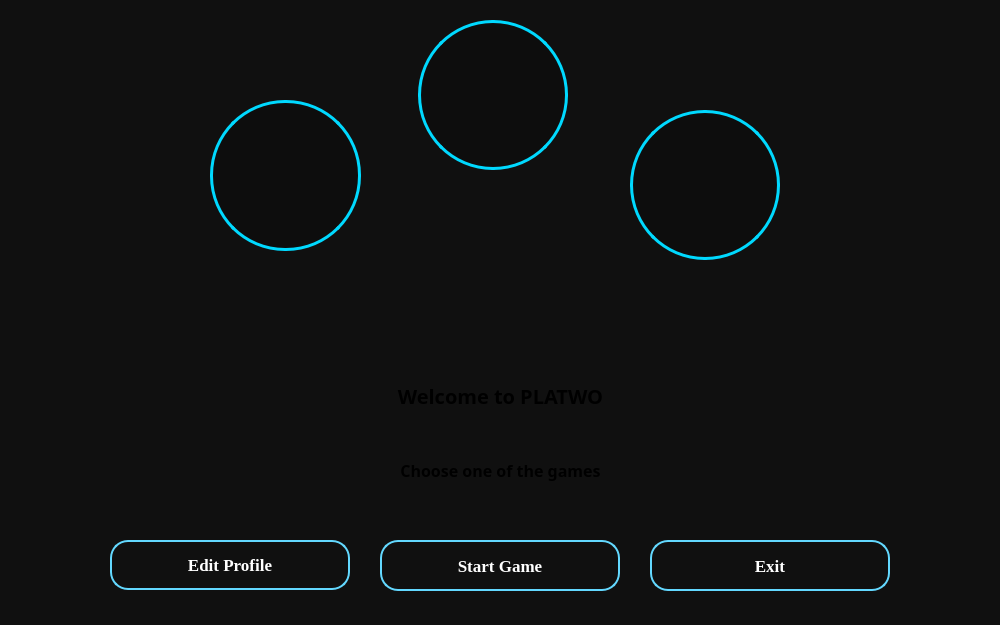
<?xml version="1.0" encoding="UTF-8"?>
<ui version="4.0">
 <class>MainWindow</class>
 <widget class="QWidget" name="MainWindow">
  <property name="geometry">
   <rect>
    <x>0</x>
    <y>0</y>
    <width>1000</width>
    <height>625</height>
   </rect>
  </property>
  <property name="minimumSize">
   <size>
    <width>1000</width>
    <height>625</height>
   </size>
  </property>
  <property name="maximumSize">
   <size>
    <width>1000</width>
    <height>625</height>
   </size>
  </property>
  <property name="windowTitle">
   <string>PLATWO</string>
  </property>
  <property name="styleSheet">
   <string notr="true">background-color:#101010;</string>
  </property>
  <widget class="QPushButton" name="boxesButton">
   <property name="geometry">
    <rect>
     <x>630</x>
     <y>110</y>
     <width>150</width>
     <height>150</height>
    </rect>
   </property>
   <property name="minimumSize">
    <size>
     <width>150</width>
     <height>150</height>
    </size>
   </property>
   <property name="maximumSize">
    <size>
     <width>140</width>
     <height>140</height>
    </size>
   </property>
   <property name="font">
    <font>
     <family>Times New Roman</family>
     <pointsize>13</pointsize>
     <bold>true</bold>
    </font>
   </property>
   <property name="styleSheet">
    <string notr="true">QPushButton{
    background-color:rgba(0,0,0,40);

    border:3px solid #00D9FF;

    border-radius:75px;

    padding:15px;
}

QPushButton:hover{
    border:5px solid #66FFFF;

    background-color:rgba(0,180,255,40);
}

QPushButton:pressed{
    background-color:rgba(0,255,255,70);

    padding:18px;
}</string>
   </property>
   <property name="text">
    <string/>
   </property>
  </widget>
  <widget class="QPushButton" name="fanoronaButton">
   <property name="geometry">
    <rect>
     <x>210</x>
     <y>100</y>
     <width>151</width>
     <height>151</height>
    </rect>
   </property>
   <property name="minimumSize">
    <size>
     <width>150</width>
     <height>150</height>
    </size>
   </property>
   <property name="font">
    <font>
     <family>Times New Roman</family>
     <pointsize>13</pointsize>
     <bold>true</bold>
    </font>
   </property>
   <property name="styleSheet">
    <string notr="true">QPushButton{
    background-color:rgba(0,0,0,40);

    border:3px solid #00D9FF;

    border-radius:75px;

    padding:15px;
}

QPushButton:hover{
    border:5px solid #66FFFF;

    background-color:rgba(0,180,255,40);
}

QPushButton:pressed{
    background-color:rgba(0,255,255,70);

    padding:18px;
}</string>
   </property>
   <property name="text">
    <string/>
   </property>
  </widget>
  <widget class="QLabel" name="gameTitle">
   <property name="geometry">
    <rect>
     <x>340</x>
     <y>370</y>
     <width>321</width>
     <height>51</height>
    </rect>
   </property>
   <property name="font">
    <font>
     <family>Kristen ITC</family>
     <pointsize>15</pointsize>
     <bold>true</bold>
    </font>
   </property>
   <property name="styleSheet">
    <string notr="true">QLabel{
    color: qlineargradient(
        x1:0, y1:0,
        x2:1, y2:1,
        stop:0 #FFFFFF,
        stop:0.35 #E8FFFF,
        stop:0.65 #8EEBFF,
        stop:1 #35BFFF
    );
    background: transparent;
}</string>
   </property>
   <property name="text">
    <string>Welcome to PLATWO</string>
   </property>
   <property name="alignment">
    <set>Qt::AlignmentFlag::AlignCenter</set>
   </property>
  </widget>
  <widget class="QLabel" name="gameDescription">
   <property name="geometry">
    <rect>
     <x>350</x>
     <y>410</y>
     <width>301</width>
     <height>121</height>
    </rect>
   </property>
   <property name="font">
    <font>
     <family>Kristen ITC</family>
     <pointsize>12</pointsize>
     <bold>true</bold>
    </font>
   </property>
   <property name="styleSheet">
    <string notr="true">QLabel{
    color: qlineargradient(
        x1:0, y1:0,
        x2:1, y2:1,
        stop:0 #FFFFFF,
        stop:0.35 #E8FFFF,
        stop:0.65 #8EEBFF,
        stop:1 #35BFFF
    );
    background: transparent;
}</string>
   </property>
   <property name="text">
    <string>Choose one of the games</string>
   </property>
   <property name="alignment">
    <set>Qt::AlignmentFlag::AlignCenter</set>
   </property>
   <property name="wordWrap">
    <bool>true</bool>
   </property>
  </widget>
  <widget class="QPushButton" name="startGameButton">
   <property name="geometry">
    <rect>
     <x>380</x>
     <y>540</y>
     <width>240</width>
     <height>51</height>
    </rect>
   </property>
   <property name="minimumSize">
    <size>
     <width>240</width>
     <height>0</height>
    </size>
   </property>
   <property name="font">
    <font>
     <family>Times New Roman</family>
     <pointsize>13</pointsize>
     <bold>true</bold>
    </font>
   </property>
   <property name="styleSheet">
    <string notr="true">QPushButton
{
    color:white;

    background-color:qlineargradient(
        x1:0,y1:0,
        x2:0,y2:1,
        stop:0 #2B7FFF,
        stop:1 #0050C8
    );

    border:2px solid #63D8FF;

    border-radius:18px;
}

QPushButton:hover{

background:#2C3E50;
}

QPushButton:pressed{

background:#0284e8;

}</string>
   </property>
   <property name="text">
    <string>Start Game</string>
   </property>
  </widget>
  <widget class="QPushButton" name="morrisButton">
   <property name="geometry">
    <rect>
     <x>418</x>
     <y>20</y>
     <width>150</width>
     <height>150</height>
    </rect>
   </property>
   <property name="minimumSize">
    <size>
     <width>140</width>
     <height>140</height>
    </size>
   </property>
   <property name="font">
    <font>
     <family>Times New Roman</family>
     <pointsize>13</pointsize>
     <bold>true</bold>
    </font>
   </property>
   <property name="styleSheet">
    <string notr="true">QPushButton{
    background-color:rgba(0,0,0,40);

    border:3px solid #00D9FF;

    border-radius:75px;

    padding:15px;
}

QPushButton:hover{
    border:5px solid #66FFFF;

    background-color:rgba(0,180,255,40);
}

QPushButton:pressed{
    background-color:rgba(0,255,255,70);

    padding:18px;
}</string>
   </property>
   <property name="text">
    <string/>
   </property>
  </widget>
  <widget class="QPushButton" name="profileButton">
   <property name="geometry">
    <rect>
     <x>110</x>
     <y>540</y>
     <width>240</width>
     <height>50</height>
    </rect>
   </property>
   <property name="minimumSize">
    <size>
     <width>240</width>
     <height>50</height>
    </size>
   </property>
   <property name="font">
    <font>
     <family>Times New Roman</family>
     <pointsize>13</pointsize>
     <bold>true</bold>
    </font>
   </property>
   <property name="styleSheet">
    <string notr="true">QPushButton
{
    color:white;

    background-color:qlineargradient(
        x1:0,y1:0,
        x2:0,y2:1,
        stop:0 #2B7FFF,
        stop:1 #0050C8
    );

    border:2px solid #63D8FF;

    border-radius:18px;
}

QPushButton:hover{

background:#2C3E50;
}

QPushButton:pressed{

background:#0284e8;

}</string>
   </property>
   <property name="text">
    <string>Edit Profile</string>
   </property>
  </widget>
  <widget class="QPushButton" name="exitButton">
   <property name="geometry">
    <rect>
     <x>650</x>
     <y>540</y>
     <width>240</width>
     <height>51</height>
    </rect>
   </property>
   <property name="minimumSize">
    <size>
     <width>240</width>
     <height>50</height>
    </size>
   </property>
   <property name="font">
    <font>
     <family>Times New Roman</family>
     <pointsize>13</pointsize>
     <bold>true</bold>
    </font>
   </property>
   <property name="styleSheet">
    <string notr="true">QPushButton
{
    color:white;

    background-color:qlineargradient(
        x1:0,y1:0,
        x2:0,y2:1,
        stop:0 #2B7FFF,
        stop:1 #0050C8
    );

    border:2px solid #63D8FF;

    border-radius:18px;
}

QPushButton:hover{

background:#2C3E50;
}

QPushButton:pressed{

background:#0284e8;

}</string>
   </property>
   <property name="text">
    <string>Exit</string>
   </property>
  </widget>
  <widget class="QLabel" name="backgroundLabel">
   <property name="geometry">
    <rect>
     <x>0</x>
     <y>0</y>
     <width>1000</width>
     <height>625</height>
    </rect>
   </property>
   <property name="minimumSize">
    <size>
     <width>1000</width>
     <height>625</height>
    </size>
   </property>
   <property name="maximumSize">
    <size>
     <width>1000</width>
     <height>625</height>
    </size>
   </property>
   <property name="text">
    <string/>
   </property>
   <property name="pixmap">
    <pixmap resource="resources.qrc">:/images/images/1212.png</pixmap>
   </property>
   <property name="scaledContents">
    <bool>true</bool>
   </property>
   <property name="alignment">
    <set>Qt::AlignmentFlag::AlignCenter</set>
   </property>
  </widget>
  <zorder>backgroundLabel</zorder>
  <zorder>boxesButton</zorder>
  <zorder>fanoronaButton</zorder>
  <zorder>gameTitle</zorder>
  <zorder>gameDescription</zorder>
  <zorder>startGameButton</zorder>
  <zorder>morrisButton</zorder>
  <zorder>profileButton</zorder>
  <zorder>exitButton</zorder>
 </widget>
 <resources>
  <include location="resources.qrc"/>
 </resources>
 <connections/>
</ui>
